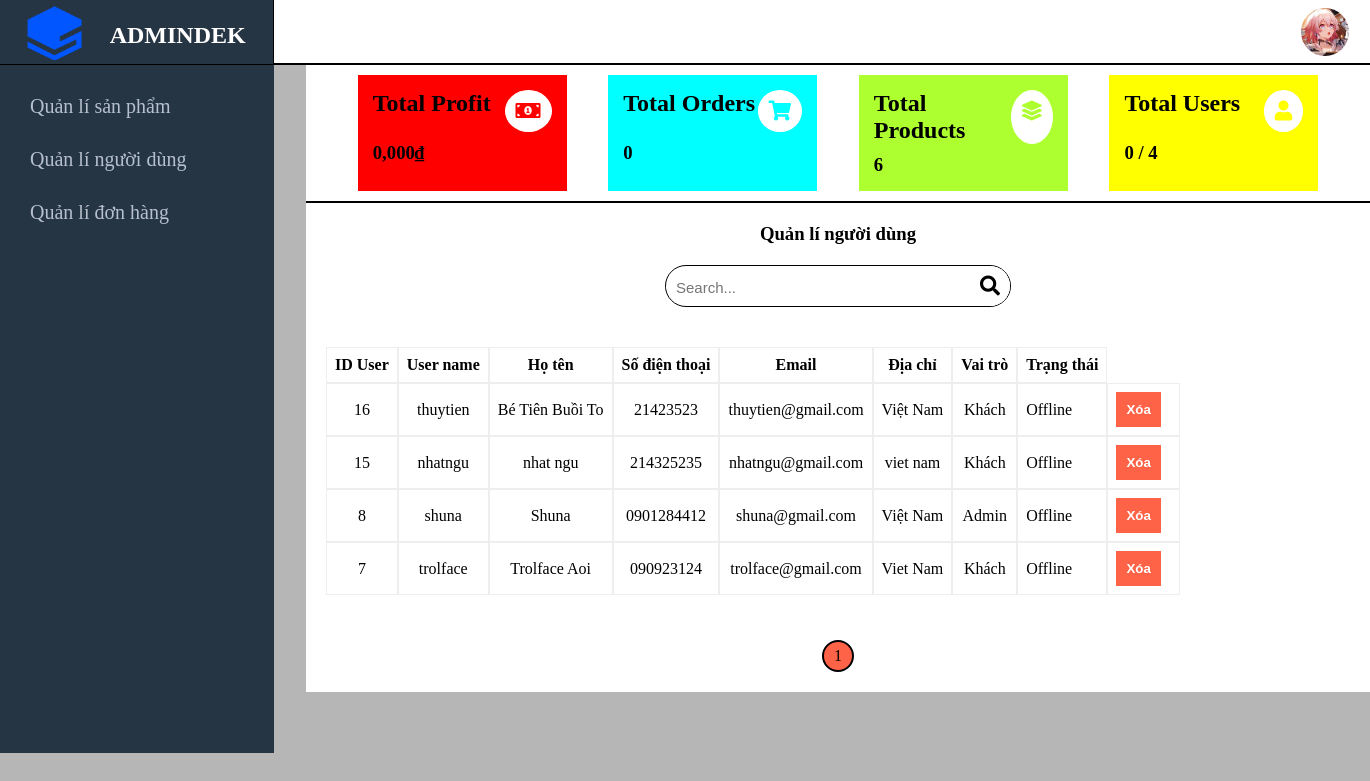
The page /admin.php?type=manager_users (signed in) on the database as committed earlier.
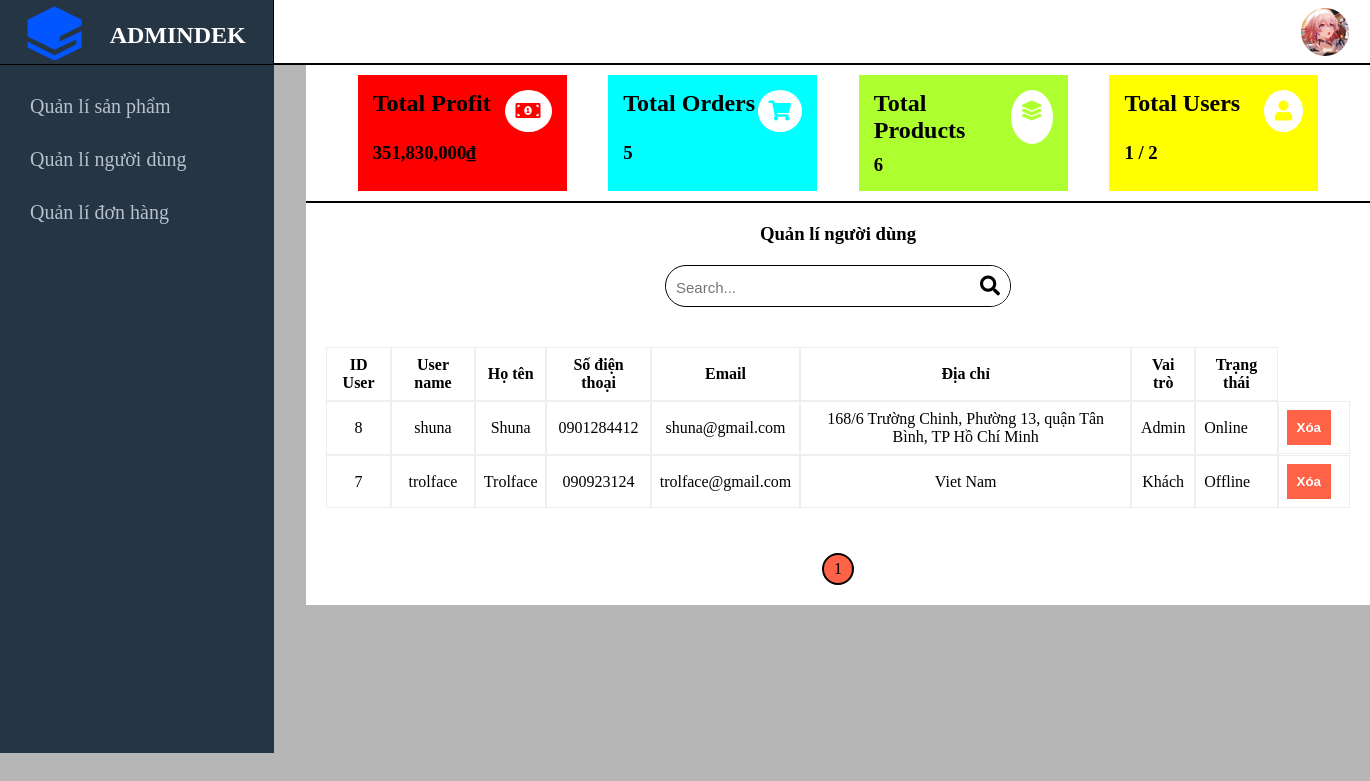
The same page on the database as committed later.
### tables this page shows
CREATE TABLE `users` (
  `id` int(11) NOT NULL,
  `role` tinyint(1) NOT NULL DEFAULT 0,
  `user_name` varchar(100) NOT NULL,
  `name` varchar(100) NOT NULL,
  `email` varchar(100) NOT NULL,
  `password` varchar(255) NOT NULL,
  `address` varchar(200) DEFAULT NULL,
  `sdt` varchar(20) NOT NULL,
  `avatar` text DEFAULT NULL,
  `is_online` int(1) DEFAULT 0,
  `last_activity` datetime NOT NULL DEFAULT current_timestamp()
);

### manager_users.php (the view, shortened to what the changed rows need)
<?php
$sql = "SELECT * FROM users";
$result = mysqli_query($conn, $sql);
$total_table = mysqli_num_rows($result);
$limit = 30;
$cr_page = (isset($_GET['page']) ? $_GET['page'] : 1);
$page = ceil($total_table / $limit);
$start = ($cr_page - 1) * $limit;
$result = mysqli_query($conn, "SELECT * FROM users ORDER BY id DESC LIMIT $start, $limit");
?>
<!DOCTYPE html>
<html lang="vn">
<head>
    <link rel="stylesheet" href="./Css/styles.css">
    <link rel="stylesheet" href="./Css/responsive_home.css">
</head>
<body>
    <div class="manager_product_frame">
        <div class="manager_product">
            <table>
                <thead>
                    <tr>
                        <th>ID User</th>
                        <th>User name</th>
                        <th>Họ tên</th>
                        <th>Số điện thoại</th>
                        <th>Email</th>
                        <th>Địa chỉ</th>
                        <th>Vai trò</th>
                        <th>Trạng thái</th>
                    </tr>
                </thead>
                <tbody>
                    <?php foreach ($result as $pro) : ?>
                        <tr>
                            <td style="text-align: center;"><?php echo $pro['id'] ?></td>
                            <td style="text-align: center;"><?php echo $pro['user_name'] ?></td>
                            <td style="text-align: center;"><?php echo $pro['name'] ?></td>
                            <td style="text-align: center;"><?php echo $pro['sdt'] ?></td>
                            <td style="text-align: center;"><?php echo $pro['email'] ?></td>
                            <td style="text-align: center;"><?php echo $pro['address'] ?></td>
                            <?php if ($pro['role'] == 1) { ?>
                                <td style="text-align: center;">Admin</td>
                            <?php } else { ?>
                                <td style="text-align: center;">Khách</td>
                            <?php } ?>
                            <?php if ($pro['is_online'] == 1) { ?>
                                <td>Online</td>
                            <?php } else { ?>
                                <td>Offline</td>
                            <?php } ?>
                            <td class="button_fdd">
                                <button class="button_delete"><a href="remove_users.php?id=<?php echo $pro['id'] ?>">Xóa</a></button>
                            </td>
                        </tr>
                    <?php endforeach; ?>
                </tbody>
            </table>
            <div class="page_number">
                <div class="number">
                    <ul>
                        <?php for ($i = 1; $i <= $page; $i++) { ?>
                            <li class="number1 <?php echo (($cr_page == $i) ? 'active' : '') ?>"><a href="admin.php?type=manager_users&page=<?php echo $i ?>"><?php echo $i ?></a></li>
                        <?php } ?>
                    </ul>
                </div>
            </div>
        </div>
    </div>
</body>
</html>

### admin.php (shortened to what the changed rows need)
<?php
include './setting/connect.php';
$sqlTotalprice = "SELECT SUM(total_price) as total_revenue FROM orders";
$result_total_revenue = mysqli_query($conn, $sqlTotalprice);
$row_total_revenue = mysqli_fetch_assoc($result_total_revenue);
$totalRevenue = $row_total_revenue['total_revenue'];
$sqlTotalOrders = "SELECT COUNT(*) AS id FROM orders";
$resultTotalOrders = $conn->query($sqlTotalOrders);
$rowTotalOrders = $resultTotalOrders->fetch_assoc();
$totalOrders = $rowTotalOrders['id'];
$sqlTotalUsers = "SELECT COUNT(*) AS id FROM users";
$resultTotalUsers = $conn->query($sqlTotalUsers);
$rowTotalUsers = $resultTotalUsers->fetch_assoc();
$totalUsers = $rowTotalUsers['id'];
$sqlOnlineUsers = "SELECT COUNT(*) AS online_users FROM users WHERE is_online = 1";
$resultOnlineUsers = $conn->query($sqlOnlineUsers);
$rowOnlineUsers = $resultOnlineUsers->fetch_assoc();
$onlineUsers = $rowOnlineUsers['online_users'];
?>
<!DOCTYPE html>
<html lang="vn">
<head>
    <link rel="stylesheet" href="https://cdnjs.cloudflare.com/ajax/libs/font-awesome/5.15.4/css/all.min.css" />
    <link rel="stylesheet" href="./Css/styles.css">
    <link rel="stylesheet" href="./Css/responsive_home.css">
</head>
<body>
    <div class="header_admin">
        <div class="frame_header_admin">
            <div class="logo_admin">
                <div class="frame_logo">
                    <h2><a href="admin.php" style="text-decoration: none; color: white;">ADMINDEK</a></h2>
                </div>
            </div>
        </div>
    </div>
    <div class="content_admin">
        <div class="right_content" onscroll="syncScroll('left_content')">
            <div class="frame_statistic">
                <div class="statistic">
                    <div class="frame_total" style="background-color: red;">
                        <div class="total_profit">
                            <div class="title_total">
                                <h2>Total Profit</h2>
                            </div>
                            <span>
                                <h3><?php echo number_format($totalRevenue * 1000) ?>,000₫</h3>
                            </span>
                        </div>
                    </div>
                    <div class="frame_total" style="background-color: aqua;">
                        <div class="total_orders">
                            <div class="title_total">
                                <h2>Total Orders</h2>
                            </div>
                            <span>
                                <h3><?php echo $totalOrders ?></h3>
                            </span>
                        </div>
                    </div>
                    <div class="frame_total" style="background-color: greenyellow;">
                        <div class="total_products">
                            <div class="title_total">
                                <h2>Total Products</h2>
                            </div>
                        </div>
                    </div>
                    <div class="frame_total" style="background-color: yellow;">
                        <div class="total_users">
                            <div class="title_total">
                                <h2>Total Users</h2>
                            </div>
                            <span>
                                <h3><?php echo $onlineUsers ?> / <?php echo $totalUsers ?></h3>
                            </span>
                        </div>
                    </div>
                </div>
            </div>
            <div class="content_manager">
                <?php if (isset($_GET['type'])) {
                    $type = $_GET['type'];
                    if ($type == 'manager_product') {
                        include 'manager_product.php';
                    } else if ($type == 'manager_users') {
                        include 'manager_users.php';
                    } else if ($type == 'manager_orders') {
                        include 'manager_orders.php';
                    } else if ($type == 'add_product') {
                        include 'add_product.php';
                    } else if ($type == 'fixed_product') {
                        include 'fixed_product.php';
                    }
                } ?>
            </div>
        </div>
    </div>
</body>
</html>

Rows that differ between the two databases and show on the page:
removed users: id "16", user_name "thuytien", name "Bé Tiên Buồi To", sdt "21423523", email "thuytien@gmail.com", address "Việt Nam", role "Khách", is_online "Offline"
removed users: id "15", user_name "nhatngu", name "nhat ngu", sdt "214325235", email "nhatngu@gmail.com", address "viet nam", role "Khách", is_online "Offline"
changed users "shuna": address "Việt Nam" → "168/6 Trường Chinh, Phường 13, quận Tân Bình, TP Hồ Chí Minh"; is_online "Offline" → "Online"
changed users "trolface": name "Trolface Aoi" → "Trolface"
Other text that changed with them:
$totalRevenue * 1000: "0" → "351,830"
$totalOrders: "0" → "5"
$onlineUsers: "0" → "1"
$totalUsers: "4" → "2"
